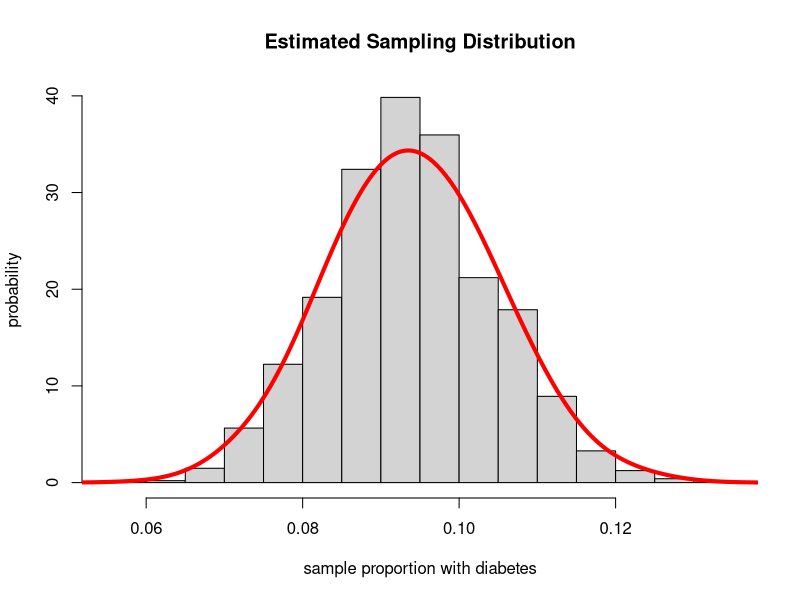

The R source for this figure:
## ---- chunk 1
(y <- rbinom(1, 750, 0.094))
## ---- chunk 2
(y1 <- rbinom(1, 750, 0.094))
## ---- chunk 3
props <- rbinom(5000, 750, 0.094) / 750
round(props[1:125], 3)
## ---- chunk 4
hist(props, 
    xlab = "sample proportion with diabetes",
    ylab = "probability",
    freq = FALSE,
    main = "Estimated Sampling Distribution")
lines(density(props,adjust=2.5),col="red",lwd=4)
## ---- chunk 5
sum((props >= 0.084 & props <= 0.104)) / 5000
## ---- chunk 6
(answer <- sum((props < 0.074 | props > 0.114 )) / 5000)
## ---- chunk 7
(answer2 <- round(pbinom(78, 750, 0.094) - pbinom(62, 750, 0.094), 3))
## ---- chunk 8
sum((props >= 0.084 & props <= 0.104)) / 5000
## ---- chunk 9
(answer3 <- round(pbinom(55,750,0.094) + (1 - pbinom(85,750,0.094)), 3))
## ---- chunk 10
(answer4 <- sum((props < 0.074 | props > 0.114 )) / 5000)
